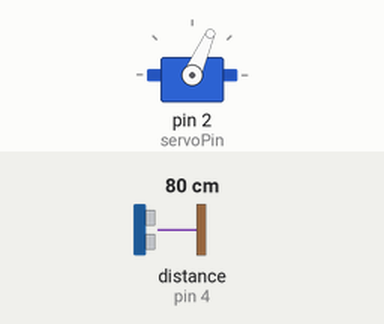
This sketch was run on a simulated Arduino Uno, built with avr-gcc and run on an emulated ATmega328P. Parts: servo. Wiring (inferred from the names in the program): ultrasonic range finder: trigger pin 3; echo pin 4. Inputs (shaded band) come from the test bench; at power-on: distance to the obstacle (sensor on pin 4) 80 cm. The echo pulse lasts 58.3 µs per cm; what the sketch prints to the serial monitor is not drawn.

Above: at 1.2 s.
1.3 s: distance to the obstacle (sensor on pin 4) set to 250 cm
At 3.77 s:
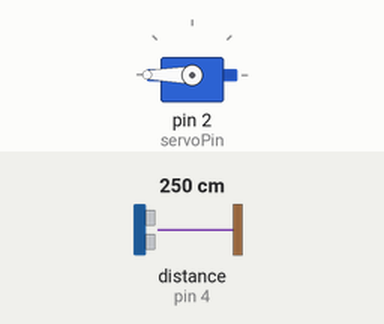
4.3 s: distance to the obstacle (sensor on pin 4) set to 2 cm
At 4.74 s:
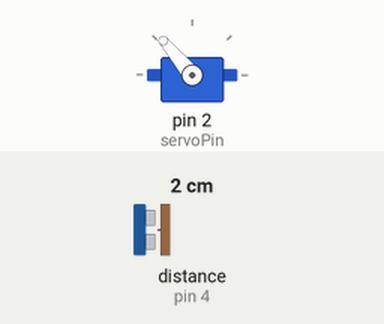
Timing chart, 0 to 13.3 s (numbered marks = the images above; inputs shaded):
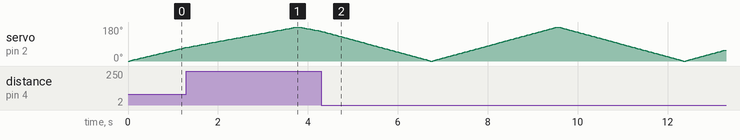

The sketch:

Arduino_Sonar.ino
```cpp
#include <Servo.h>

const int trigPin = 3;
const int echoPin = 4;
const int servoPin = 2;

Servo myServo;

long duration;
int distance;

void setup() {
  pinMode(trigPin, OUTPUT);
  pinMode(echoPin, INPUT);
  myServo.attach(servoPin);
  Serial.begin(9600);
}

void loop() {
  for (int angle = 0; angle <= 180; angle += 2) {
    myServo.write(angle);
    delay(30);
    distance = calculateDistance();

    Serial.print(angle);
    Serial.print(",");
    Serial.print(distance);
    Serial.print(".");
  }

  for (int angle = 180; angle >= 0; angle -= 2) {
    myServo.write(angle);
    delay(30);
    distance = calculateDistance();

    Serial.print(angle);
    Serial.print(",");
    Serial.print(distance);
    Serial.print(".");
  }
}

int calculateDistance() {
  digitalWrite(trigPin, LOW);
  delayMicroseconds(2);
  digitalWrite(trigPin, HIGH);
  delayMicroseconds(10);
  digitalWrite(trigPin, LOW);
  duration = pulseIn(echoPin, HIGH, 30000);
  int dist = duration * 0.034 / 2;
  return dist;
}
```
